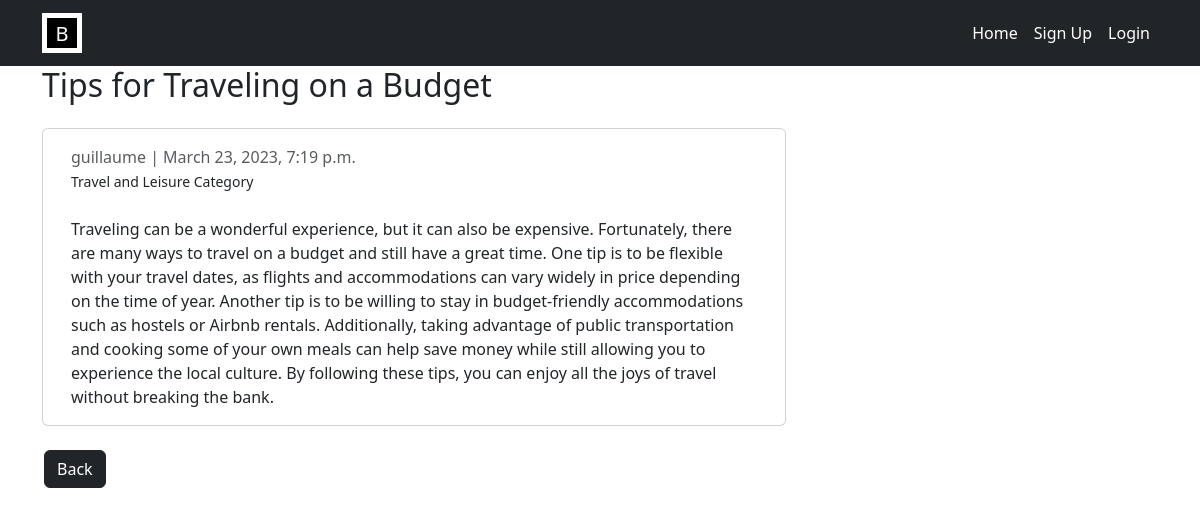
The page /post/tips-traveling-budget/ on the database its author committed.
### myblog/models.py (models this page shows, shortened)
class Post(models.Model):
    title = models.CharField(max_length=200, unique=True)
    author = models.ForeignKey(User, on_delete= models.CASCADE,related_name='posts')
    updated_on = models.DateTimeField(auto_now= True)
    content = models.TextField()
    created_on = models.DateTimeField(auto_now_add=True)
    slug = models.CharField(max_length=200, unique=True, null=False)
    category = models.ForeignKey(Category, on_delete=models.PROTECT, null=True)
    class Meta:
        ordering = ['-created_on']

class Category(models.Model):
    name = models.CharField(max_length=100, default='uncategorized')
    def __str__(self):
        return self.name

### myblog/views.py (the view)
# urls.py: path('post/<slug:slug>/', views.PostDetail.as_view(), name='post_detail'),
class PostDetail(generic.DetailView):
    model = Post
    template_name = 'post_detail.html'

### myblog/templates/post_detail.html (shortened to what this page needs)
{% extends 'base.html' %}
{% load widget_tweaks %}
{% block content %}
<h2>{{ object.title }}</h2>
  <div class="container">
    <div class="row">
      <div class="col-md-8 card mb-4  mt-3 left top">
        <div class="card-body">
          <p class=" text-muted mb-0">{{ post.author }} | {{ post.created_on }}</p>
          <small>{{ post.category }} Category</small>
          <p class="card-text mt-4">{{ post.content | safe }}</p>
        </div>
      </div>
    </div>
    <a href="{% url 'home' %}" class="btn btn-dark" style="margin-left: -10px;">Back</a>
  </div>
{% endblock %}

### rows shown on the page
Post: title "Tips for Traveling on a Budget", author "guillaume", created_on "March 23, 2023, 7:19 p.m.", category "Travel and Leisure", content "Traveling can be a wonderful experience, but it can also be expensive. Fortunately, there are many ways to travel on a budget and still have a great time. One tip is to be flexible with your travel dates, as flights and accommodations can vary widely in price depending on the time of year. Another tip is to be willing to stay in budget-friendly accommodations such as hostels or Airbnb rentals. Additionally, taking advantage of public transportation and cooking some of your own meals can help save money while still allowing you to experience the local culture. By following these tips, you can enjoy all the joys of travel without breaking the bank."
